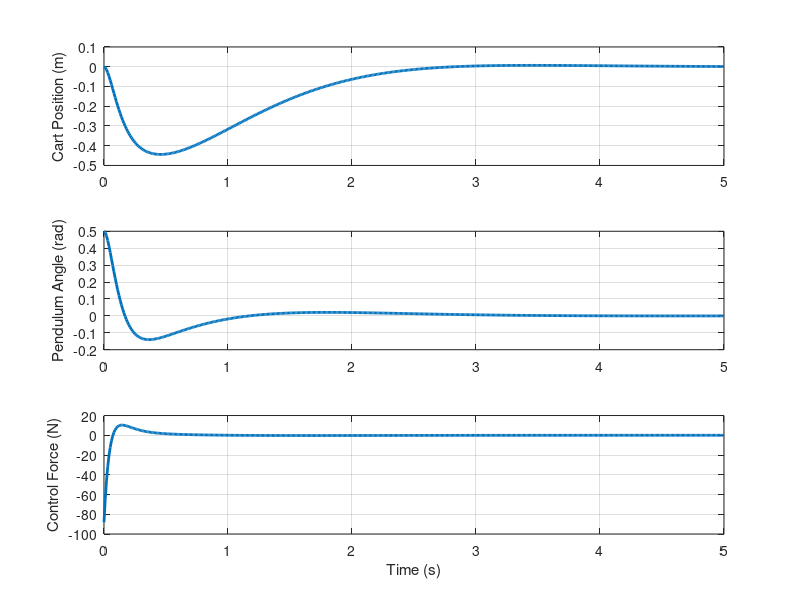

MATLAB code for this plot: (Note: this script raises an error after producing the figure.)
%% Inverted Pendulum on a Cart - LQR Control Simulation
% Description:
%   Simulates an inverted pendulum on a cart using a linearized model.
%   Designs an LQR controller to balance the pendulum upright.
%   Includes plots of cart position, pendulum angle, and control input.

clear; clc; close all;


%%  Define Physical Parameters


M = 1.0;      % Mass of the cart (kg)
m = 0.1;      % Mass of the pendulum (kg)
l = 0.5;      % Distance from pivot to center of mass (m)
g = 9.81;     % Acceleration due to gravity (m/s^2)

%% Linearized State-Space Matrices


% State vector: [x; x_dot; theta; theta_dot]
% x      = cart position
% x_dot  = cart velocity
% theta  = pendulum angle (rad), 0 = upright
% theta_dot = angular velocity

A = [0 1 0 0; 0 0 (m*g)/M 0; 0 0 0 1; 0 0 ((M+m)*g)/(M*l) 0];

B = [0 1/M 0 1/(M*l)]';
    

% System is of the form: dx/dt = A*x + B*u

%% Set Up LQR Tuning Parameters

% Q penalizes state error: x^T Q x
% Higher values = more priority to keep those states near zero
Q = diag([10, 1, 100, 1]);   % Care a lot about x (cart pos) and theta (angle)

% R penalizes control input effort: u^T R u
% Lower R = more aggro, Higher R = smoother, more conservative
R = 0.01;

%% Compute LQR Gain Matrix

K = lqr(A, B, Q, R);   % Solves Riccati equation and gives optimal K

% Control law: u = -K * x

%%  Closed-Loop System Dynamics (A_cl = A - B*K)


A_cl = A - B * K;   % Closed-loop dynamics
B_cl = B;           % Input matrix (unused in this sim since input = -Kx)
C_cl = eye(4);      % Output all states for plotting
D_cl = zeros(4,1);  % No direct feedthrough

sys_cl = ss(A_cl, B_cl, C_cl, D_cl);

%% Simulate the System

t = linspace(0, 5, 500);  % Simulate for 5 seconds

% Initial condition: small angle (0.1 rad), rest = 0
x0 = [0; 0; 0.5; 0];      

% Simulate response using lsim (zero input, initial state only)
[x, t_out] = lsim(sys_cl, zeros(size(t)), t, x0);

% Compute control input at each time step: u = -K * x
u = -x * K';

%% Plot Results


figure;

subplot(3,1,1);
plot(t, x(:,1), 'LineWidth', 2);
ylabel('Cart Position (m)');
grid on;

subplot(3,1,2);
plot(t, x(:,3), 'LineWidth', 2);
ylabel('Pendulum Angle (rad)');
grid on;

subplot(3,1,3);
plot(t, u, 'LineWidth', 2);
xlabel('Time (s)');
ylabel('Control Force (N)');
grid on;

sgtitle('Inverted Pendulum - LQR Control Simulation');

saveas(gcf, '../figures/Inverted_Pendulum_LQR_Sim.png');

% - Cart should return to x = 0
% - Pendulum should stabilize at theta = 0

%%  Simple Animation (Cart + Pendulum)

% Extract simulation data
x_cart = x(:,1);     % cart position
theta  = x(:,3);     % pendulum angle (rad)

L = 1;  % Pendulum visual length 

% Create figure
figure;
axis equal;
axis([-2 2 -1.5 1.5]);
grid on;
title('Inverted Pendulum Animation');
xlabel('Cart Position');
ylabel('Height');

filename = 'pendulum_anim.gif';
% Animation loop
for i = 1:5:length(t)
    clf; hold on;
    
    % Update axis limits dynamically if needed
    axis([-2 2 -1.5 1.5]);
    grid on;
    
    % Cart parameters
    cart_w = 0.3;  % width
    cart_h = 0.2;  % height
    cart_x = x_cart(i) - cart_w/2;
    
    % Draw cart
    rectangle('Position', [cart_x, -0.1, cart_w, cart_h], 'FaceColor', [0.2 0.6 1]);
    
    % Pendulum position
    pend_x = x_cart(i) + L*sin(theta(i));
    pend_y = 0.1 + L*cos(theta(i));
    
    % pendulum rod
    line([x_cart(i), pend_x], [0.1, pend_y], 'LineWidth', 4, 'Color', [0.9 0.2 0.2]);
    
    % pendulum mass
    plot(pend_x, pend_y, 'ko', 'MarkerSize', 10, 'MarkerFaceColor', 'k');
    
    drawnow;

    frame = getframe(gcf);
im = frame2im(frame);
[imind, cm] = rgb2ind(im, 256);

if i == 1
    imwrite(imind, cm, filename, 'gif', 'Loopcount', inf, 'DelayTime', 0.05);
else
    imwrite(imind, cm, filename, 'gif', 'WriteMode', 'append', 'DelayTime', 0.05);
end
end
